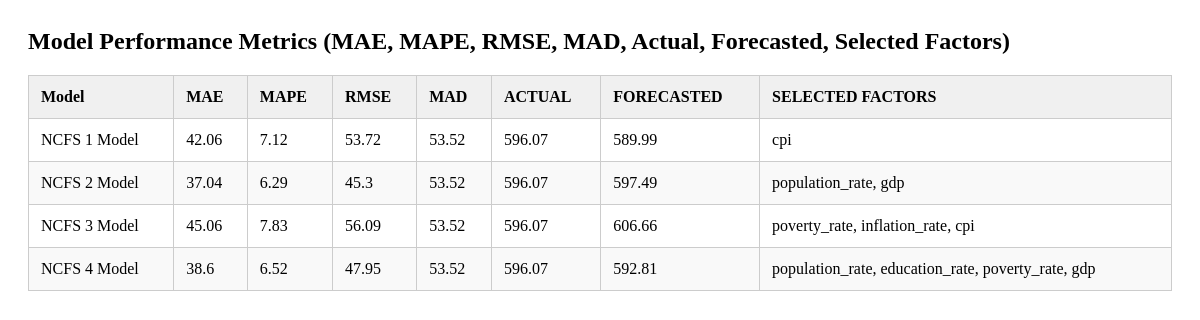
Before: /table/perfmetrics with the older database file.
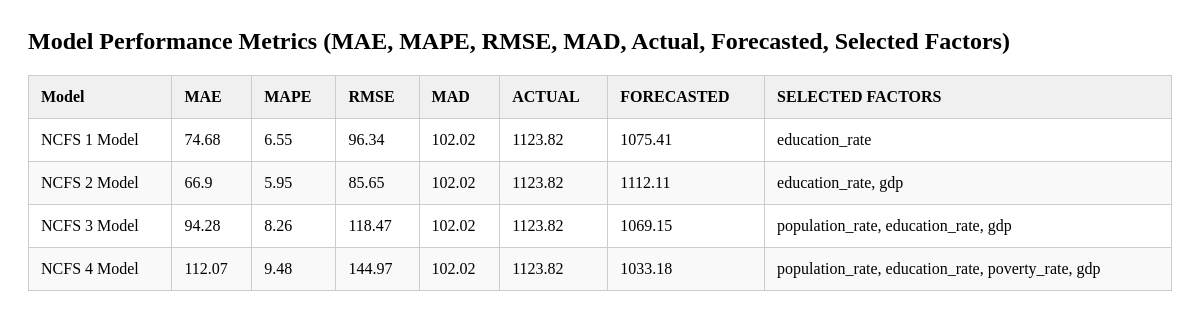
After: the same page with the newer database file.
### tables this page shows
CREATE TABLE perfmetrics (
        model TEXT PRIMARY KEY,
        MAE REAL,
        MAPE REAL,
        RMSE REAL,
        MAD REAL,
        actual_value REAL,
        forecasted_value REAL,
        selected_factors TEXT
    );

### app/controllers/table_routes.py (the view)
@table_routes.route('/perfmetrics')
def view_perfmetrics():
    result = select_all_from(db.PERFMETRICS_TABLE)
    return render_template('view_perfmetrics.html', title = 'Performance Metrics', data = result)

### app/models/database.py (called while the page is built)
def get_db_cursor():
    if 'db' not in g:
        g.db = sqlite3.connect(current_app.config["DATABASE"])  # Connect to the database
        g.db.row_factory = sqlite3.Row                          # Configure rows to behave like dictionaries
    return g.db, g.db.cursor()

### app/services/data_handling/queries.py (called while the page is built)
def select_all_from(table):
    _, cursor = get_db_cursor()
    try:
        cursor.execute(f'SELECT * FROM {table}')
        return cursor.fetchall()
    except Exception as e:
        return handle_exception(e, context = msg.ERROR_SELECT + table)

### app/templates/view_perfmetrics.html (shortened to what this page needs)
<section id="perfmetrics" class="perfmetrics bg-yellow-100">
  <h2 class="section-title text-md font-extrabold text-blue">
    Model Performance Metrics (MAE, MAPE, RMSE, MAD, Actual, Forecasted, Selected Factors)
  </h2>
  <table class="min-w-full mt-4 border border-gray-300">
    <thead>
      <tr class="table_row">
        <th>Model</th>
        <th>MAE</th>
        <th>MAPE</th>
        <th>RMSE</th>
        <th>MAD</th>
        <th>ACTUAL</th>
        <th>FORECASTED</th>
        <th>SELECTED FACTORS</th>
      </tr>
    </thead>
    <tbody>
      {% for row in data %}
      <tr>
        <td>{{ row['model'] }}</td>
        <td>{{ row['MAE'] }}</td>
        <td>{{ row['MAPE'] }}</td>
        <td>{{ row['RMSE'] }}</td>
        <td>{{ row['MAD'] }}</td>
        <td>{{ row['actual_value'] }}</td>
        <td>{{ row['forecasted_value'] }}</td>
        <td>{{ row['selected_factors'] }}</td>
      </tr>
      {% endfor %}
    </tbody>
  </table>
</section>

### app/templates/view_perfmetrics.html (style rules this page uses)
.perfmetrics { padding: 20px; }
.section-title { margin: 0 0 20px; }
table { border-collapse: collapse; width: 100%; }
th, td { border: 1px solid #ccc; padding: 12px; text-align: left; }
th { background-color: #f0f0f0; }
tr:nth-child(even) { background-color: #f9f9f9; }

Changed rows visible on the page:
changed perfmetrics "NCFS 1 Model": MAE "42.06" → "74.68"; MAPE "7.12" → "6.55"; RMSE "53.72" → "96.34"; MAD "53.52" → "102.02"; actual_value "596.07" → "1123.82"; forecasted_value "589.99" → "1075.41"; selected_factors "cpi" → "education_rate"
changed perfmetrics "NCFS 2 Model": MAE "37.04" → "66.9"; MAPE "6.29" → "5.95"; RMSE "45.3" → "85.65"; MAD "53.52" → "102.02"; actual_value "596.07" → "1123.82"; forecasted_value "597.49" → "1112.11"; selected_factors "population_rate, gdp" → "education_rate, gdp"
changed perfmetrics "NCFS 3 Model": MAE "45.06" → "94.28"; MAPE "7.83" → "8.26"; RMSE "56.09" → "118.47"; MAD "53.52" → "102.02"; actual_value "596.07" → "1123.82"; forecasted_value "606.66" → "1069.15"; selected_factors "poverty_rate, inflation_rate, cpi" → "population_rate, education_rate, gdp"
changed perfmetrics "NCFS 4 Model": MAE "38.6" → "112.07"; MAPE "6.52" → "9.48"; RMSE "47.95" → "144.97"; MAD "53.52" → "102.02"; actual_value "596.07" → "1123.82"; forecasted_value "592.81" → "1033.18"
